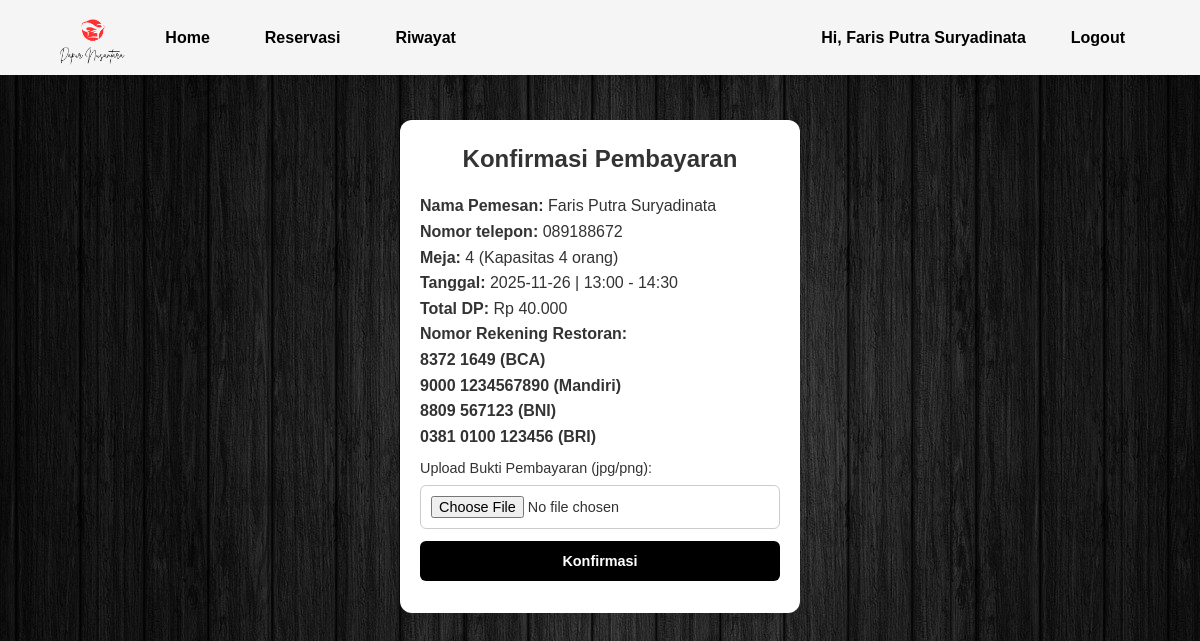
Page /konfirmasi_pembayaran.php?id=17 (signed in) on the committed database.
### tables this page shows
CREATE TABLE `reservations` (
  `id` int NOT NULL,
  `user_id` int NOT NULL,
  `meja_id` int NOT NULL,
  `nama_pemesan` varchar(100) NOT NULL,
  `notelp` varchar(20) NOT NULL,
  `tanggal` date NOT NULL,
  `jam_mulai` time NOT NULL,
  `jam_selesai` time NOT NULL,
  `status` enum('pending','waiting_admin','confirmed','approved','cancelled','request_cancel') DEFAULT 'pending',
  `bukti_pembayaran` varchar(255) DEFAULT NULL,
  `created_at` timestamp NULL DEFAULT CURRENT_TIMESTAMP
);

CREATE TABLE `tables` (
  `id` int NOT NULL,
  `nomor_meja` int NOT NULL,
  `kapasitas` int NOT NULL,
  `status` enum('tersedia','tidak tersedia') DEFAULT 'tersedia'
);

### konfirmasi_pembayaran.php (the view, shortened to what this page needs)
<?php
include "config.php";
include "navbar.php";
$reservasi_id = $_GET['id'];
$query = mysqli_query($conn, "SELECT r.*, t.kapasitas
    FROM reservations r
    JOIN tables t ON r.meja_id = t.id
    WHERE r.id='$reservasi_id' AND r.user_id='".$_SESSION['user_id']."'");
if (!$row = mysqli_fetch_assoc($query)) {
    die("Reservasi tidak ditemukan!");
}
$dp = $row['kapasitas'] * 10000;
?>
<!DOCTYPE html>
<html lang="id">
<head>
  <link rel="stylesheet" href="assets/css/style.css">
</head>
<body class="konfirmasi-pembayaran-body">
  <div class="reservation-form" style="margin-top:120px;">
    <h2>Konfirmasi Pembayaran</h2>
    <p><strong>Nama Pemesan:</strong> <?= $row['nama_pemesan'] ?></p>
    <p><strong>Nomor telepon:</strong> <?= $row['notelp'] ?></p>
    <p><strong>Meja:</strong> <?= $row['meja_id'] ?> (Kapasitas <?= $row['kapasitas'] ?> orang)</p>
    <p><strong>Tanggal:</strong> <?= $row['tanggal'] ?> | <?= substr($row['jam_mulai'],0,5) ?> - <?= substr($row['jam_selesai'],0,5) ?></p>
    <p><strong>Total DP:</strong> Rp <?= number_format($dp, 0, ',', '.') ?></p>
    <p><strong>Nomor Rekening Restoran: <br> 8372 1649 (BCA)  <br> 9000 1234567890 (Mandiri)  <br> 8809 567123 (BNI)  <br> 0381 0100 123456 (BRI) </strong></p>
    <form method="POST" enctype="multipart/form-data">
      <label for="bukti">Upload Bukti Pembayaran (jpg/png):</label>
      <input type="file" name="bukti" id="bukti" accept="image/*" required>
      <button type="submit">Konfirmasi</button>
    </form>
  </div>
</body>
</html>

### assets/css/style.css (style rules this page uses)
* { margin: 0; padding: 0; box-sizing: border-box; font-family: 'Poppins', sans-serif; }
body { background-color: #3a2e2e; font-family: 'Poppins', sans-serif; display: flex; flex-direction: column; min-height: 100vh; background: #fdfaf5; color: #333; line-height: 1.6; }
.konfirmasi-pembayaran-body { background-image:url(../img/woodbackground.jpg ) !important; background-size:cover !important; }
.reservation-section h2,p,a { z-index:3; }
.reservation-form { max-width: 90%; width: 400px; margin: 20px auto; padding: 20px; background: #fff; border-radius: 12px; box-shadow: 0 4px 12px rgba(0,0,0,0.1); }
.reservation-form h2 { text-align: center; margin-bottom: 15px; font-size: 1.5rem; }
.reservation-form label { display: block; margin: 8px 0 5px; font-size: 0.9rem; }
.reservation-form input, .reservation-form select, .reservation-form button { width: 100%; padding: 10px; margin-bottom: 12px; border: 1px solid #ccc; border-radius: 6px; font-size: 0.9rem; }
.reservation-form button { background: black; color: #fff; font-weight: 600; border: none; cursor: pointer; transition: transform 0.3s ease; padding: 12px; }
button, input[type="button"], input[type="submit"], a.btn, .btn-approve, .btn-reject, .btn-view, .btn-konfirmasi, .btn-cek-meja, .btn-riwayat, .btn-tulis-ulasan, .carousel-btn, a[class*="btn"] { transition: transform 0.2s ease, background-color 0.2s ease; }

### konfirmasi_pembayaran.php (style rules this page uses)
.konfirmasi-pembayaran-body { background-image:url(../img/woodbackground.jpg ); background-size:cover; }

### rows in the picture
reservations: nama_pemesan "Faris Putra Suryadinata", notelp "089188672", meja "4", meja.kapasitas "4", tanggal "2025-11-26", jam_mulai "13:00", jam_selesai "14:30", meja.kapasitas "40.000"

### other values in the picture
$_SESSION['nama'] "Faris Putra Suryadinata"
